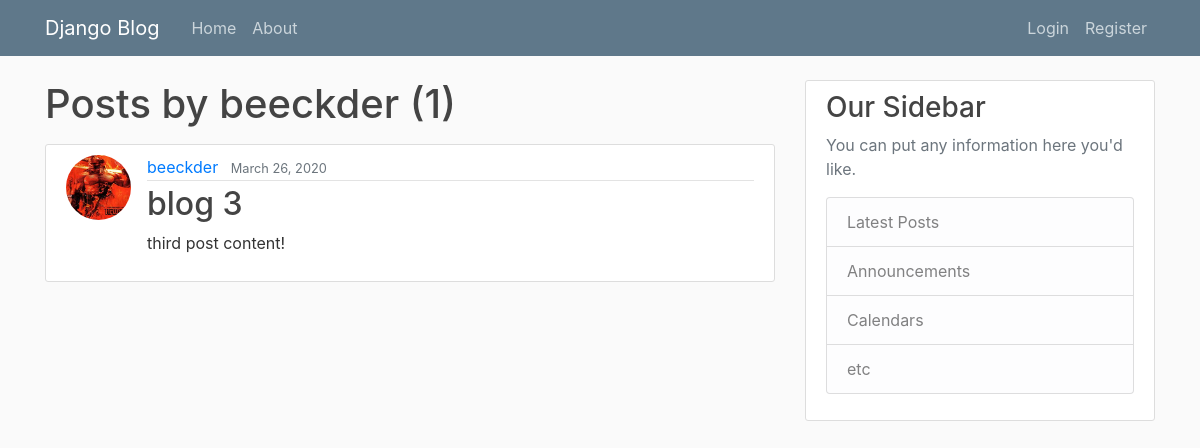
Page /user/beeckder on the earlier database version.
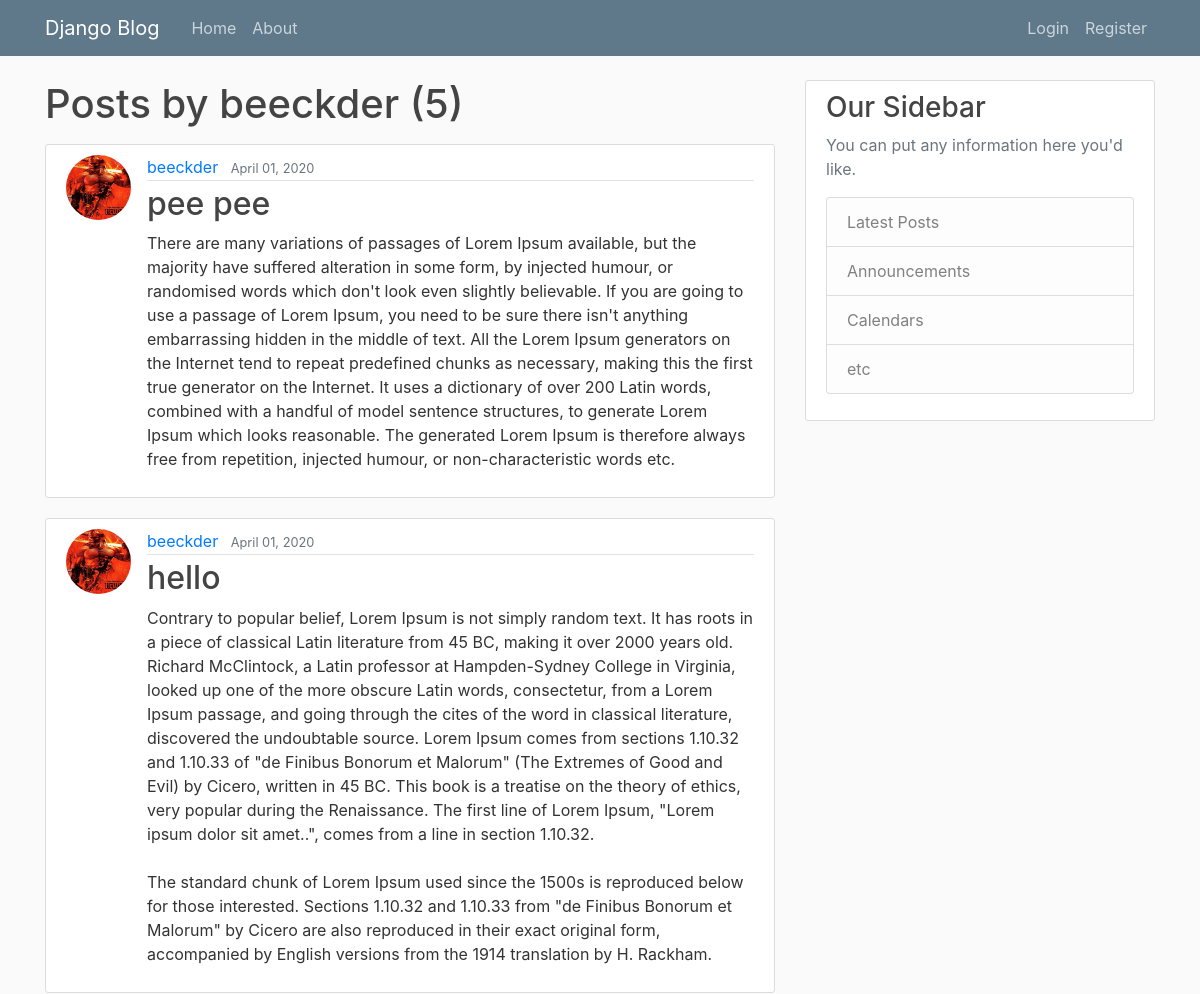
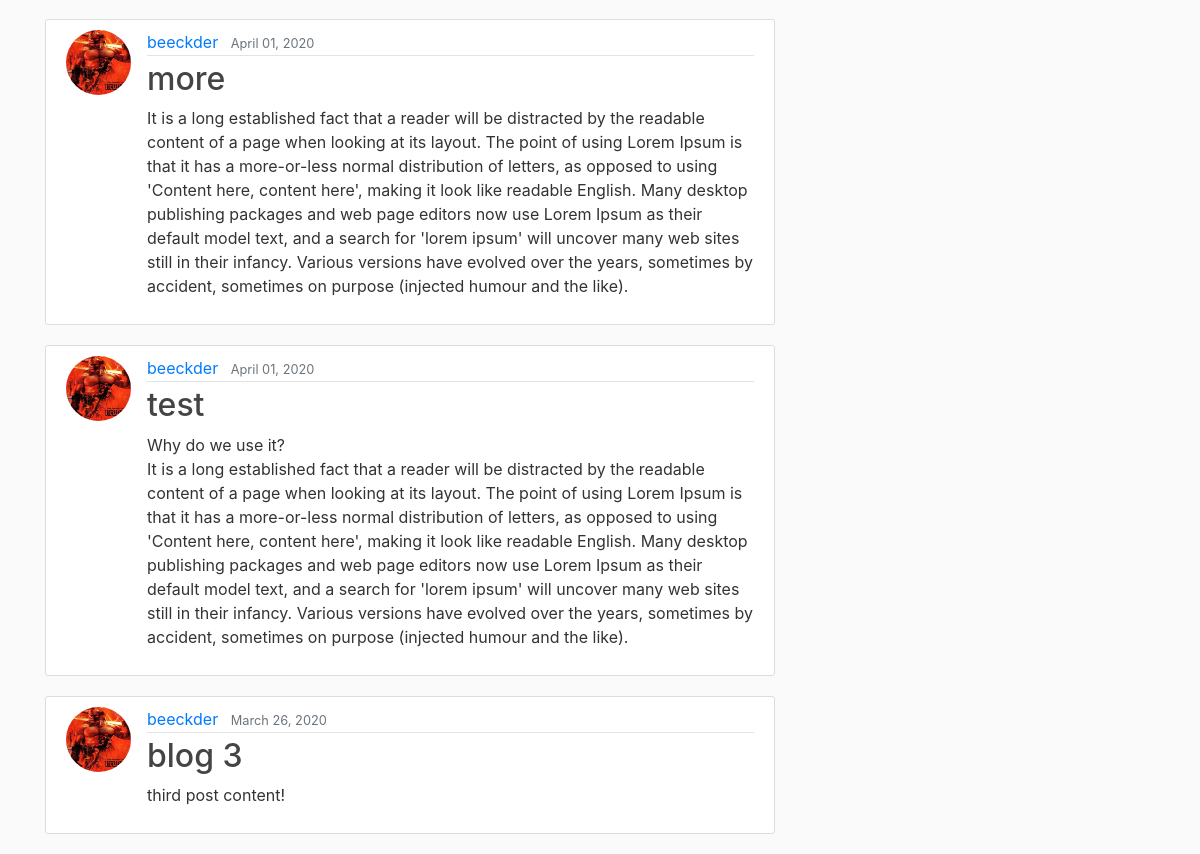
Same page on the later database version (2 pictures, top to bottom).
### blog/models.py (models this page shows, shortened)
class Post(models.Model):
    title = models.CharField(max_length=100)
    content = models.TextField()
    date_posted = models.DateTimeField(default=timezone.now)
    author = models.ForeignKey(User, on_delete=models.CASCADE)

### users/models.py (models this page shows, shortened)
class Profile(models.Model):
    user = models.OneToOneField(User, on_delete=models.CASCADE)
    image = models.ImageField(default='default.jpg', upload_to='profile_pics')

### blog/views.py (the view)
# urls.py: path('user/<str:username>', UserPostListView.as_view(), name='user-posts'),
class UserPostListView(ListView):
    model = Post
    template_name = 'blog/user_posts.html'  # <app>/<model>_<viewtype>.html
    context_object_name = 'posts'
    paginate_by = 7
    def get_queryset(self):
        user = get_object_or_404(User, username=self.kwargs.get('username'))
        return Post.objects.filter(author=user).order_by('-date_posted')

### blog/templates/blog/user_posts.html (shortened to what this page needs)
{% extends "blog/base.html" %}
{% block content %}
    <h1 class="mb-3">Posts by {{  view.kwargs.username }} ({{ page_obj.paginator.count }})</h1>
    {% for post in posts %}
        <article class="media content-section">
          <img class="rounded-circle article-img" src="{{ post.author.profile.image.url }}">
          <div class="media-body">
            <div class="article-metadata">
              <a class="mr-2" href="{% url 'user-posts' post.author.username %}">{{ post.author }}</a>
              <small class="text-muted">{{ post.date_posted|date:"F d, Y" }}</small>
            </div>
            <h2><a class="article-title" href="{% url 'post-detail' post.id %}">{{ post.title }}</a></h2>
            <p class="article-content">{{ post.content }}</p>
          </div>
        </article>
    {% endfor %}
{% endblock content %}

### blog/templates/blog/base.html (shortened to what this page needs)
{% load static %}
<!DOCTYPE html>
<html>
<head>
    <link rel="stylesheet" href="https://maxcdn.bootstrapcdn.com/bootstrap/4.0.0/css/bootstrap.min.css">
    <link rel="stylesheet" type="text/css" href="{% static 'blog/main.css' %}">
</head>
<body>
    <header class="site-header">
      <nav class="navbar navbar-expand-md navbar-dark bg-steel fixed-top">
        <div class="container">
          <a class="navbar-brand mr-4" href="{% url 'blog-home' %}">Django Blog</a>
          <div class="collapse navbar-collapse" id="navbarToggle">
            <div class="navbar-nav mr-auto">
              <a class="nav-item nav-link" href="{% url 'blog-home' %}">Home</a>
              <a class="nav-item nav-link" href="{% url 'blog-about' %}">About</a>
            </div>
            <div class="navbar-nav">
              {% if user.is_authenticated %}
                <a class="nav-item nav-link" href="{% url 'post-create' %}">New Post</a>
                <a class="nav-item nav-link" href="{% url 'profile' %}">Profile</a>
                <a class="nav-item nav-link" href="{% url 'logout' %}">Logout</a>
              {% else %}
                <a class="nav-item nav-link" href="{% url 'login' %}">Login</a>
                <a class="nav-item nav-link" href="{% url 'register' %}">Register</a>
              {% endif %}
            </div>
          </div>
        </div>
      </nav>
    </header>
    <main role="main" class="container">
      <div class="row">
        <div class="col-md-8">
          {% block content %}{% endblock %}
        </div>
        <div class="col-md-4">
          <div class="content-section">
            <h3>Our Sidebar</h3>
            <p class='text-muted'>You can put any information here you'd like.
              <ul class="list-group">
                <li class="list-group-item list-group-item-light">Latest Posts</li>
                <li class="list-group-item list-group-item-light">Announcements</li>
                <li class="list-group-item list-group-item-light">Calendars</li>
                <li class="list-group-item list-group-item-light">etc</li>
              </ul>
            </p>
          </div>
        </div>
      </div>
    </main>
</body>
</html>

### blog/static/blog/main.css (style rules this page uses)
body { background: #fafafa; color: #333333; margin-top: 5rem; }
h1, h2, h3, h4, h5, h6 { color: #444444; }
ul { margin: 0; }
.bg-steel { background-color: #5f788a; }
.site-header .navbar-nav .nav-link { color: #cbd5db; }
.content-section { background: #ffffff; padding: 10px 20px; border: 1px solid #dddddd; border-radius: 3px; margin-bottom: 20px; }
.article-title { color: #444444; }
.article-content { white-space: pre-line; }
.article-img { height: 65px; width: 65px; margin-right: 16px; }
.article-metadata { padding-bottom: 1px; margin-bottom: 4px; border-bottom: 1px solid #e3e3e3 }

Differences in the rows shown:
added Post: author.profile.image (picture), author "beeckder", date_posted "April 01, 2020", title "pee pee", content "There are many variations of passages of Lorem Ipsum available, but the majority have suffered alteration in some form, by injected humour, or randomised words which don't look even slightly believable. If you are going to use a passage of Lorem Ipsum, you need to be sure there isn't anything embarrassing hidden in the middle of text. All the Lorem Ipsum generators on the Internet tend to repeat predefined chunks as necessary, making this the first true generator on the Internet. It uses a dictionary of over 200 Latin words, combined with a handful of model sentence structures, to generate Lorem Ipsum which looks reasonable. The generated Lorem Ipsum is therefore always free from…"
added Post: author.profile.image (picture), author "beeckder", date_posted "April 01, 2020", title "hello", content "Contrary to popular belief, Lorem Ipsum is not simply random text. It has roots in a piece of classical Latin literature from 45 BC, making it over 2000 years old. Richard McClintock, a Latin professor at Hampden-Sydney College in Virginia, looked up one of the more obscure Latin words, consectetur, from a Lorem Ipsum passage, and going through the cites of the word in classical literature, discovered the undoubtable source. Lorem Ipsum comes from sections 1.10.32 and 1.10.33 of \"de Finibus Bonorum et Malorum\" (The Extremes of Good and Evil) by Cicero, written in 45 BC. This book is a treatise on the theory of ethics, very popular during the Renaissance. The first line of Lorem Ipsum,…"
added Post: author.profile.image (picture), author "beeckder", date_posted "April 01, 2020", title "more", content "It is a long established fact that a reader will be distracted by the readable content of a page when looking at its layout. The point of using Lorem Ipsum is that it has a more-or-less normal distribution of letters, as opposed to using 'Content here, content here', making it look like readable English. Many desktop publishing packages and web page editors now use Lorem Ipsum as their default model text, and a search for 'lorem ipsum' will uncover many web sites still in their infancy. Various versions have evolved over the years, sometimes by accident, sometimes on purpose (injected humour and the like)."
added Post: author.profile.image (picture), author "beeckder", date_posted "April 01, 2020", title "test", content "Why do we use it? It is a long established fact that a reader will be distracted by the readable content of a page when looking at its layout. The point of using Lorem Ipsum is that it has a more-or-less normal distribution of letters, as opposed to using 'Content here, content here', making it look like readable English. Many desktop publishing packages and web page editors now use Lorem Ipsum as their default model text, and a search for 'lorem ipsum' will uncover many web sites still in their infancy. Various versions have evolved over the years, sometimes by accident, sometimes on purpose (injected humour and the like)."
Other differences:
{{ page_obj.paginator.count }}: "1" → "5"
